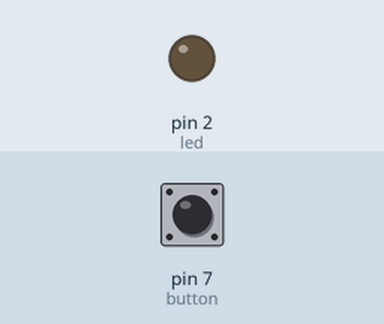
A sketch run on a simulated Arduino Uno, built with avr-gcc and run on an emulated ATmega328P. On the bench: output pins drawn as LEDs (lit = HIGH). The inputs (shaded band) are chosen by the test bench; at power-on: pin 7 (button) HIGH.

Above: at 1.2 s.
1.3 s: pin 7 (button) pulled LOW for 0.15 s
At 2.5 s:
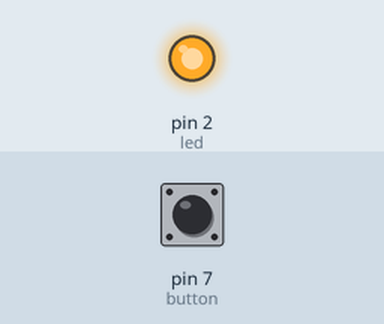
2.9 s: pin 7 (button) pulled LOW for 1 s
At 5.0 s:
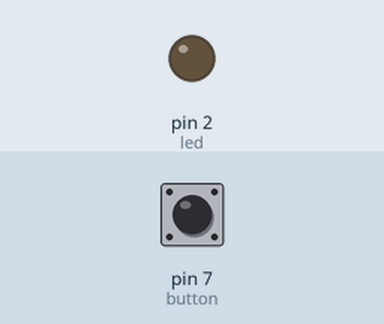
5.4 s: pin 7 (button) pulled LOW for 3.2 s
At 9.8 s:
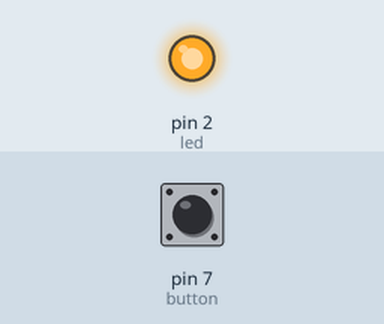
Timing chart, 0 to 11.3 s (numbered marks = the images above; inputs shaded):
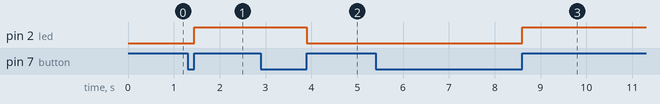

The sketch:

Lab7_on_off_led_V2.ino
```cpp
#define button 7
#define led 2

int num = 0;
bool btnState = LOW;
bool State = 0;

void setup() {
  // put your setup code here, to run once:
  pinMode(led, OUTPUT);
  pinMode(button, INPUT);
  Serial.begin(9600);
}

void loop() {
  // put your main code here, to run repeatedly:
  btnState = digitalRead(button);

 while(btnState == LOW){

    while(btnState == LOW){
       btnState = digitalRead(button);
    }

    State = !State;
    digitalWrite(led, State);
 }

//  while(btnState == LOW){
//    while(btnState == LOW){
//       btnState = digitalRead(button);
//    }
//
//    num++;
//    Serial.print("num = ");
//    Serial.println(num);
// }
//
//  if(num % 2 == 0){
//    digitalWrite(led, HIGH);
//  }else{
//    digitalWrite(led, LOW);
//  }
}
```

Measured:
- after the input at 1.3 s, pin 2 (led): LOW → HIGH after 0.15 s
- after the input at 2.9 s, pin 2 (led): HIGH → LOW after 1.0 s
- after the input at 5.4 s, pin 2 (led): LOW → HIGH after 3.2 s
